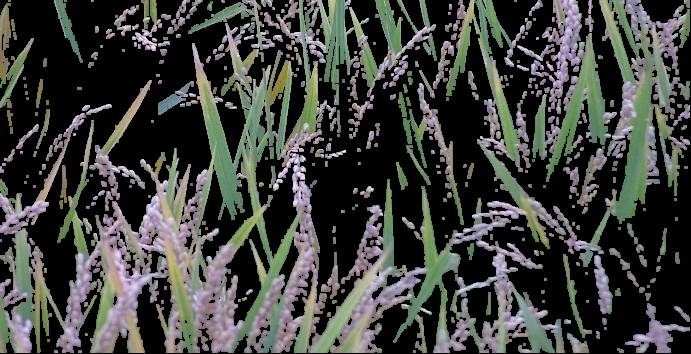
#> input picture 3_otsu_segmentation.jpg, 691 x 354 px, found by its file name
$ python '纹理特征计算.py'   (older library calls are emulated)
#> lines starting #> are read from the running program, lines starting #| are printed output that depends on the picture
# -*- coding: utf-8 -*-
import cv2
import numpy as np
import matplotlib
matplotlib.use('Agg')  # 使用非交互后端
import matplotlib.pyplot as plt
import seaborn as sns
import os

# 兼容新旧版本的导入方式
try:
    from skimage.feature import graycomatrix, graycoprops
    print("使用新版本API: graycomatrix, graycoprops")
except ImportError:
    from skimage.feature import greycomatrix, greycoprops
    print("使用旧版本API: greycomatrix, greycoprops")
    graycomatrix = greycomatrix
    graycoprops = greycoprops

# 图像路径
img_path = "D:/pythonProject3/qimo/3_otsu_segmentation.jpg"

# 检查文件是否存在
if not os.path.exists(img_path):
    print(f"错误：文件不存在 - {img_path}")
    exit(1)

# 读取图像（以灰度图读取）
img = cv2.imread(img_path, 0)
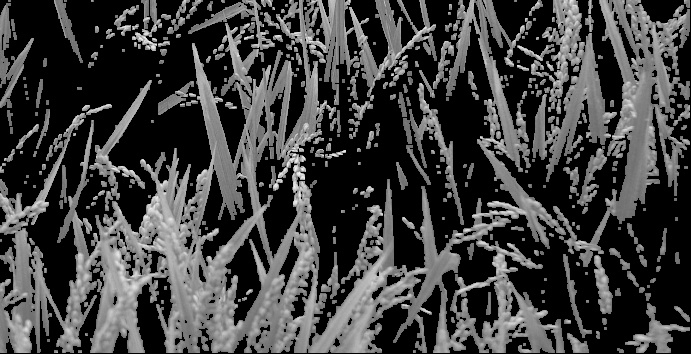
#> img: shape (354, 691); min 0, max 247, mean 64.7
if img is None:
    raise FileNotFoundError(f"无法读取图像: {img_path}")

# 计算GLCM
distances = [1]
angles = [0, np.pi/4, np.pi/2, 3*np.pi/4]
glcm = graycomatrix(img, distances=distances, angles=angles,
                    levels=256, symmetric=True, normed=True)

# 提取纹理特征
feature_names = ['energy', 'contrast', 'homogeneity', 'correlation', 'ASM']
features = {}

for name in feature_names:
    feature_values = graycoprops(glcm, name)
    features[name] = feature_values
#> this loop made 5 passes
#> feature_values on passes 1 to 5: [[0.311, 0.317, 0.313, 0.317]], [[1550.1, 2100.7, 1047.1, 2038.6]], [[0.42, 0.419, 0.444, 0.423]], [[0.85, 0.797, 0.899, 0.803]], [[0.0965, 0.1, 0.0981, 0.101]]
#> after the loop, features = {'energy': [[0.311, 0.317, 0.313, 0.317]], 'contrast': [[1550.1, 2100.7, 1047.1, 2038.6]], 'homogeneity': [[0.42, 0.419, 0.444, 0.423]], 'correlation': [[0.85, 0.797, 0.899, 0.803]], 'ASM': [[0.0965, 0.1, 0.0981, 0.101]]}

# 手动计算熵
def calculate_entropy(glcm):
    glcm = np.maximum(glcm, 1e-10)  # 避免log(0)
    entropy = -np.sum(glcm * np.log(glcm))
    return entropy

entropy_values = []
for angle_idx in range(len(angles)):
    glcm_angle = glcm[:, :, 0, angle_idx]  # 注意索引顺序：(行,列,距离,方向)
    entropy = calculate_entropy(glcm_angle)
    entropy_values.append(entropy)
#> this loop made 4 passes
#> entropy on passes 1 to 4: 5.7, 5.81, 5.54, 5.79
#> after the loop, entropy_values = [5.7, 5.81, 5.54, 5.79]
features['entropy'] = np.array(entropy_values).reshape(-1, 1)

# 手动计算IDM
idm_values = []
for angle_idx in range(len(angles)):
    glcm_angle = glcm[:, :, 0, angle_idx]
    i, j = np.indices(glcm_angle.shape)
    denominator = 1 + np.square(i - j)
    idm = np.sum(glcm_angle / denominator)
    idm_values.append(idm)
#> this loop made 4 passes
#> idm on passes 1 to 4: 0.42, 0.419, 0.444, 0.423
#> after the loop, idm_values = [0.42, 0.419, 0.444, 0.423]
features['idm'] = np.array(idm_values).reshape(-1, 1)

# 打印特征结果（修正索引）
print("===== 纹理特征计算结果 =====")
for name, value in features.items():
    # 处理graycoprops返回的特征
    if name in feature_names:
        for angle_idx, angle in enumerate(angles):
            deg = int(angle * 180/np.pi)
            # 修正索引：value[0, angle_idx]
            print(f"{name} (方向{deg}°): {value[0, angle_idx]:.4f}")
    # 处理手动计算的特征（形状为(4,1)）
    else:
        for angle_idx, angle in enumerate(angles):
            deg = int(angle * 180/np.pi)
            print(f"{name} (方向{deg}°): {value[angle_idx, 0]:.4f}")
#> this loop made 7 passes
#> (printed output is left out)

# 可视化GLCM
plt.figure(figsize=(10, 8))
for i, angle in enumerate(angles):
    deg = int(angle * 180/np.pi)
    plt.subplot(2, 2, i+1)
    sns.heatmap(glcm[:, :, 0, i], cmap='viridis')
    plt.title(f'GLCM (方向{deg}°)')
plt.tight_layout()
plt.savefig("4_glcm_visualization.jpg")
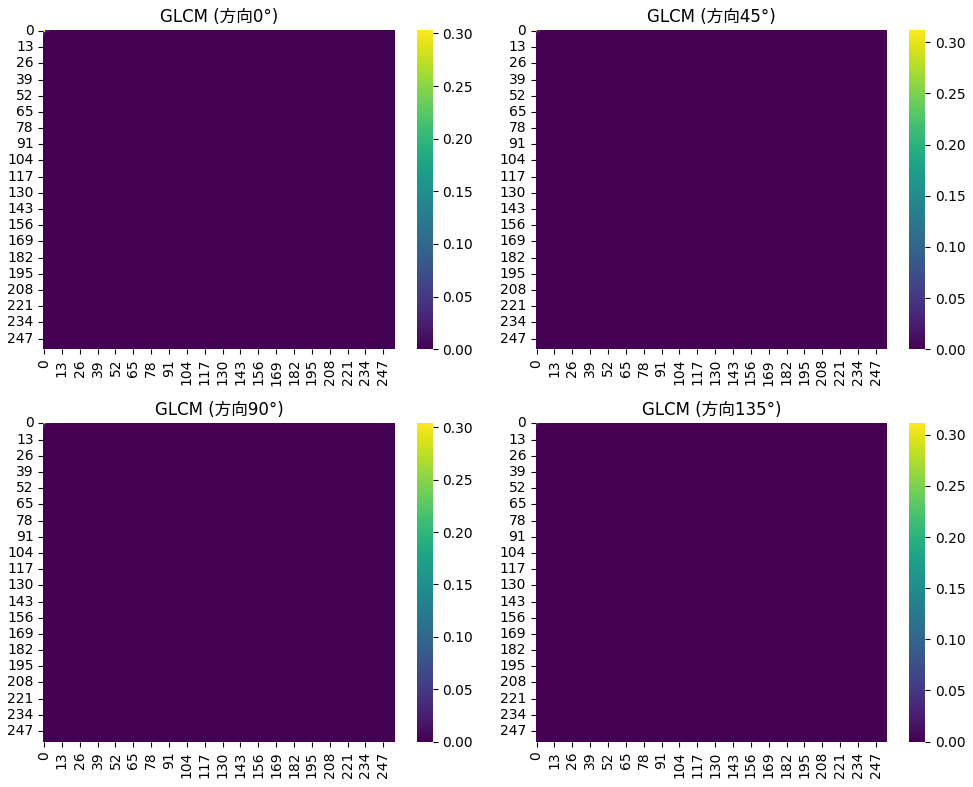
#> figure drawn by matplotlib, 8 panels
plt.close()

# 特征可视化
plt.figure(figsize=(10, 6))
angles_deg = [int(a*180/np.pi) for a in angles]
for name in feature_names + ['entropy', 'idm']:
    # 修正索引：根据特征来源选择不同的索引方式
    if name in feature_names:
        plt.plot(angles_deg, features[name][0, :], marker='o', label=name)
    else:
        plt.plot(angles_deg, features[name].flatten(), marker='o', label=name)
plt.xlabel('方向(°)'), plt.ylabel('特征值'), plt.title('不同方向的纹理特征')
plt.legend(), plt.grid(True)
plt.savefig("4_texture_features.jpg")
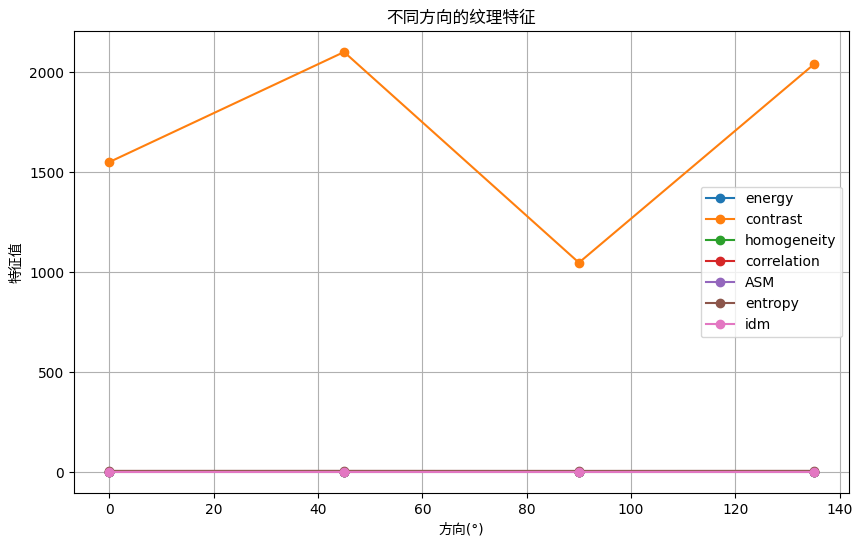
#> figure drawn by matplotlib, 1 panel
plt.show()

print("任务4完成，纹理特征已计算并可视化")

$ run again, with img.png saved as 3_otsu_segmentation.jpg
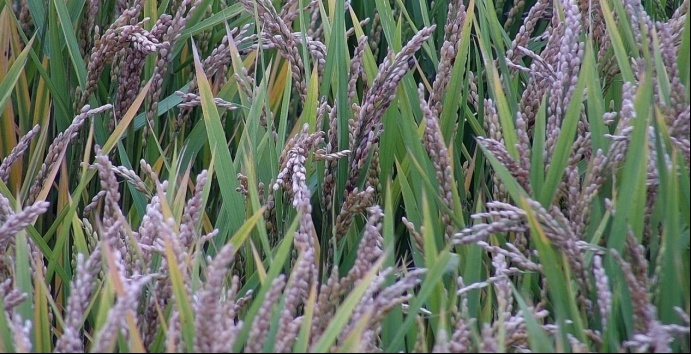
#> input picture img.png, 691 x 354 px, found by its file name
#> the loop `for name in feature_names:` made 5 passes
#> feature_values on passes 1 to 5: [[0.0125, 0.0118, 0.016, 0.012]], [[479.1, 671.7, 288.8, 618.8]], [[0.11, 0.0987, 0.175, 0.103]], [[0.838, 0.771, 0.902, 0.789]], [[0.000157, 0.000138, 0.000255, 0.000144]]
#> after the loop `for name in feature_names:`: features = {'energy': [[0.0125, 0.0118, 0.016, 0.012]], 'contrast': [[479.1, 671.7, 288.8, 618.8]], 'homogeneity': [[0.11, 0.0987, 0.175, 0.103]], 'correlation': [[0.838, 0.771, 0.902, 0.789]], 'ASM': [[0.000157, 0.000138, 0.000255, 0.000144]]}
#> the loop `for angle_idx in range(len(angles)):` made 4 passes
#> pass 1, `glcm_angle = glcm[:, :, 0, angle_idx]`:
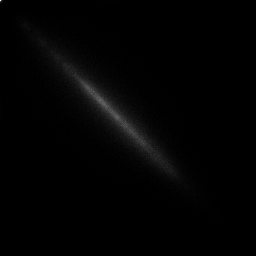
#> glcm_angle: shape (256, 256) float64; min 0, max 0.00133, mean 1.53e-05; drawn with min black and max white
#> after the loop `for angle_idx in range(len(angles)):`: entropy_values = [9.27, 9.41, 8.87, 9.36]
#> the loop `for angle_idx in range(len(angles)):` made 4 passes
#> idm on passes 1 to 4: 0.11, 0.0987, 0.175, 0.103
#> after the loop `for angle_idx in range(len(angles)):`: idm_values = [0.11, 0.0987, 0.175, 0.103]
#> the loop `for name, value in features.items():` made 7 passes
#> (printed output is left out)
#> `plt.savefig("4_texture_features.jpg")`:
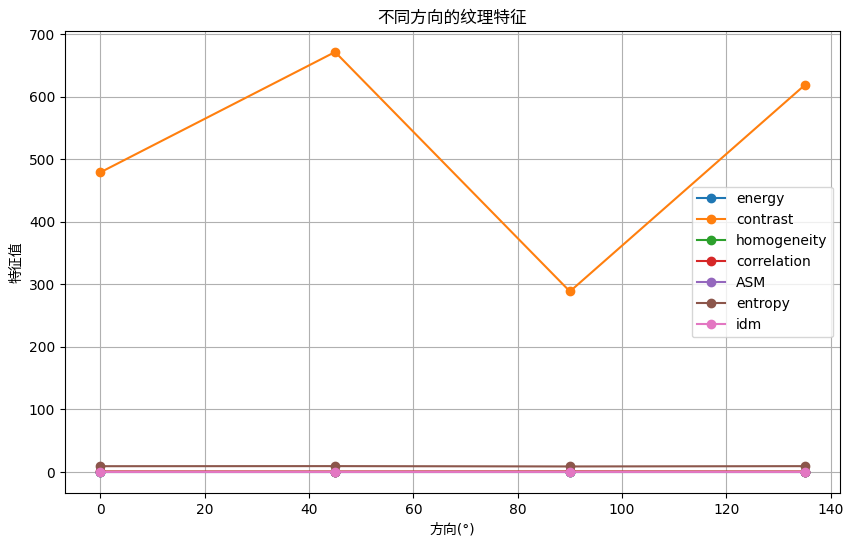
#> figure drawn by matplotlib, 1 panel
